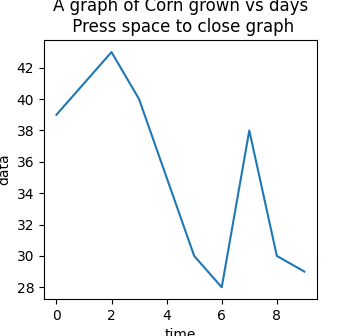

The Python source for this figure:
import pygame
import matplotlib.pyplot as plt
import statistics


def plot_graph(screen,data, x_label, y_label,plant,pest):
    fruits = {
        'Tomatoes':pygame.image.load('assets/tomatoesbag.png').convert_alpha(),
        'Corn':pygame.image.load('assets/cornbag.png').convert_alpha()
    }

    back_ground = pygame.image.load('assets/end_game.png').convert_alpha()
    average_fruits = statistics.mean(data)

    survival_rate = average_fruits/80
    pest_killed = pest
    font = pygame.font.SysFont('Arial', 30)
    fruit_text = font.render(f'{average_fruits:.0f}', True, (0, 0, 0))
    survival_text = font.render(f'{survival_rate:.0f}', True, (0, 0, 0))
    pest_killed_text = font.render(f'{pest_killed:.0f}', True, (0, 0, 0))
    fig = plt.figure(figsize=(3.52, 3.36))
    
    plt.plot(data)
    plt.title('A graph of {} grown vs days\n Press space to close graph'.format(plant))
    plt.xlabel(x_label)
    plt.ylabel(y_label)

    # save the plot as an image
    plt.savefig('graph.png')

    # load the image and display it on the screen
    load_fruits_planted = fruits[plant]
    load_fruits_planted = pygame.transform.scale2x(load_fruits_planted)
    screen.blit(back_ground,(0,0))
    screen.blit(load_fruits_planted,(64,464))
    screen.blit(fruit_text,(96,464))
    screen.blit(survival_text,(224,464))
    screen.blit(pest_killed_text,(368,464))
    graph_image = pygame.image.load('graph.png')
    screen.blit(graph_image, (80, 80))
    

    # update the display
    pygame.display.update()

    # wait for the user to close the window

# data = [1, 2, 3, 4, 5]
# x_label = 'Days'
# y_label = "Amount of fruits grown"
# plot_graph(data, x_label, y_label,'Tomatoes')
